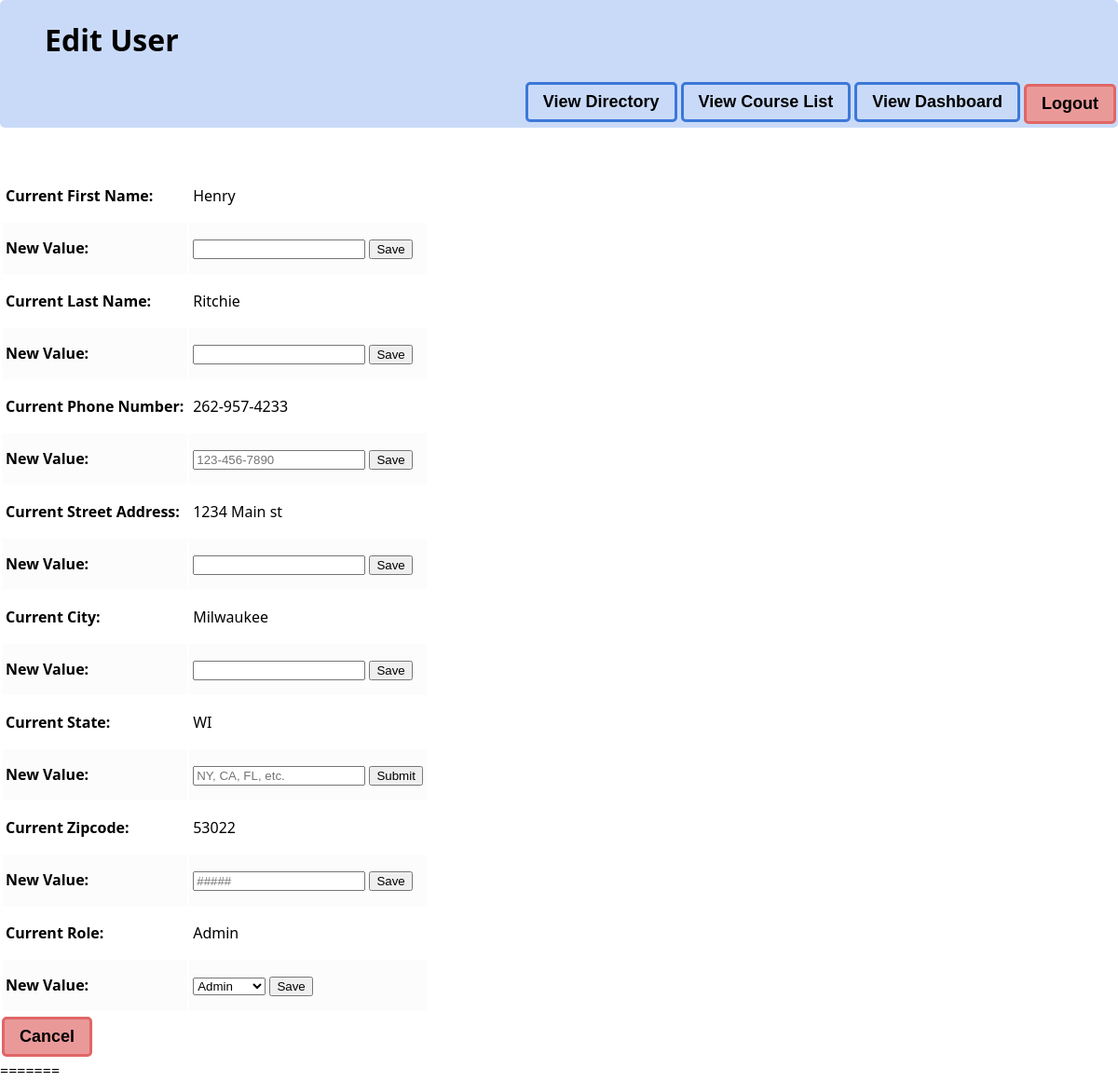
Before: /edituser/ (signed in) with the older database file.
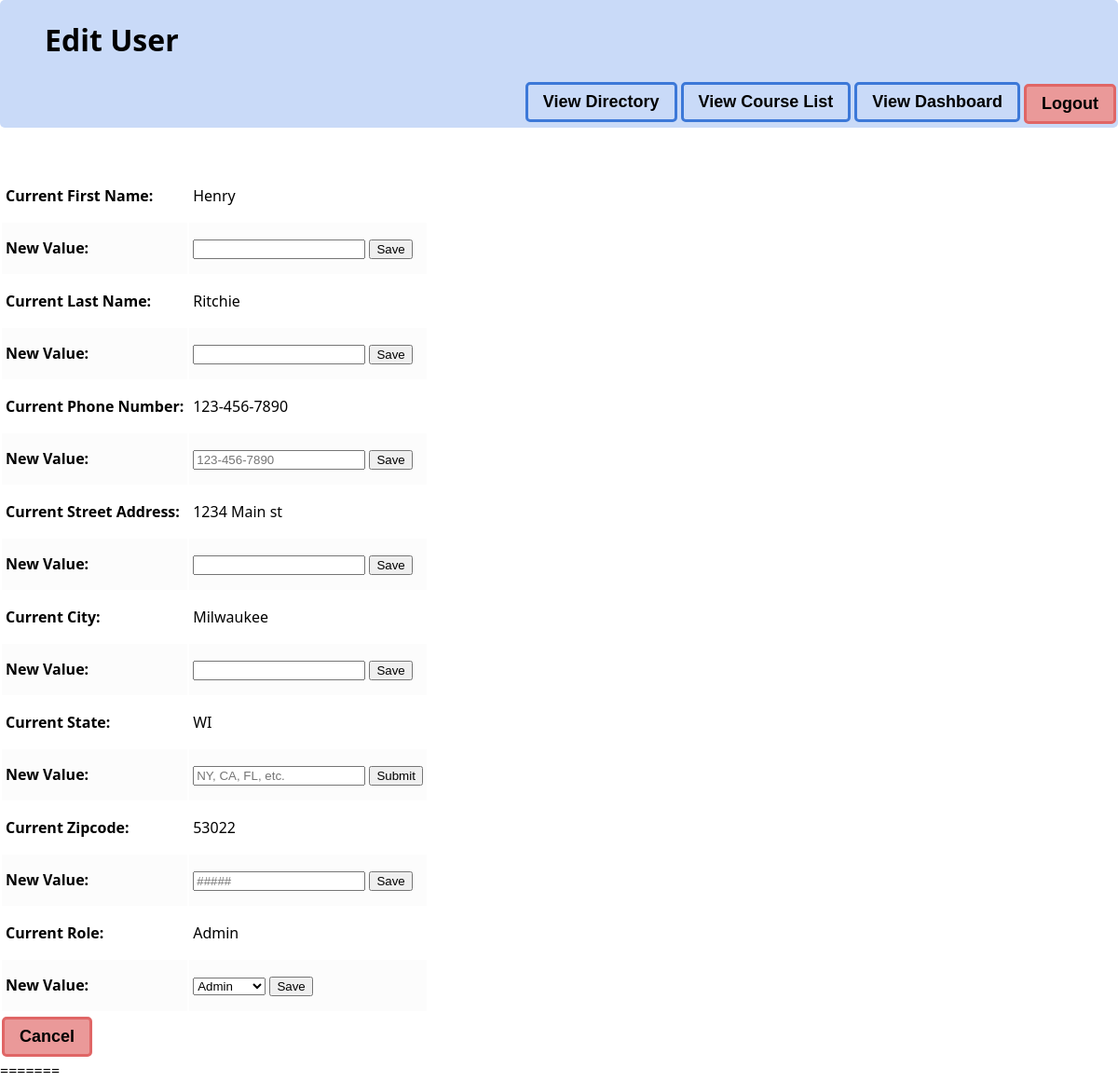
After: the same page with the newer database file.
### SchedulingApp/models.py (models this page shows)
class MyUser(models.Model):
    email = models.CharField(max_length=30, default="default@uwm.edu", editable=True)
    password = models.CharField(max_length=20, default="defaultpassword", editable=True)
    firstName = models.CharField(max_length=20, default="defaultfirstname", editable=True)
    lastName = models.CharField(max_length=20, default="defaultlastname", editable=True)
    phoneNumber = models.CharField(max_length=20, default="defaultphonenumber", editable=True)
    streetAddress = models.CharField(max_length=100, default="1234 Main st", editable=True)
    city = models.CharField(max_length=20, default="Milwaukee", editable=True)
    state = models.CharField(max_length=2, default="WI", editable=True)
    zipcode = models.CharField(default="53206",max_length=10, editable=True)
    ROLE_CHOICES = [
        ("admin", "Admin"),
        ("instructor", "Instructor"),
        ("ta", "TA")
    ]
    role = models.CharField(max_length=10, choices=ROLE_CHOICES, default="ad", editable=True)
    bio = models.TextField(default="No bio added.", max_length=500, editable=True)
    def __str__(self):
        return self.firstName + " " + self.lastName

### SchedulingApp/views.py (the view, shortened to what this page needs)
# urls.py: path('edituser/', EditUser.as_view()),
class EditUser(View):
    def get(self, request):
        if "email" and "role" in request.session:
            if 'selecteduser' not in request.session:
                return redirect("/directory/")
            if request.session['role'] != "admin" and request.session['selecteduser'] != request.session['email']:
                return redirect("/directory/")
            else:
                return render(request, "edituser.html",{"user": func_UserAsDict(request.session['selecteduser']), 'role': request.session['role']})
        else:
            return redirect("/")

### SchedulingApp/Model_Classes/Template_Dicts_Functions.py (called while the page is built)
def func_AscendingSectionList(section_bin):
    sectionList = []
    for section in section_bin:
        thisdict = {
            "title": section.__str__(),
            "id": section.id,
        }
        sectionList.append(thisdict)
    alphabetical = sorted(sectionList, key=itemgetter('title'))
    return alphabetical

def func_AlphabeticalCourseList(course_bin):
    courseList = []
    for course in course_bin:
        thisdict = {
            "title": course.__str__(),
            "id": course.id,
            "semester": course.semester.capitalize(),
            "year": course.year
        }
        courseList.append(thisdict)
    alphabetical = sorted(courseList, key=itemgetter('title'))
    return alphabetical

### SchedulingApp/models.py (called while the page is built)
    def __str__(self):
        return self.department + " " + str(self.courseNumber) + " " + self.name

### templates/edituser.html (shortened to what this page needs)
<!DOCTYPE html>
{% load static %}
<html lang="en">
<head>
    <link href="{% static 'edituser.css' %}" rel="stylesheet" type="text/css">
</head>
<body id="wrapper">
<div id="navlist">
    <h1>Edit User</h1>
    <form action="/edituser/" method="post">
        <button type="submit" name="navigation" value="logout" class="redbutton">Logout</button>
    </form>
    <form action="/edituser/" method="post">
        <button type="submit" name="navigation" value="dashboard" class="bluebutton">View Dashboard</button>
    </form>
    <form action="/edituser/" method="post">
        <button type="submit" name="navigation" value="courselist" class="bluebutton">View Course List</button>
    </form>
    <form action="/edituser/" method="post">
        <button type="submit" name="navigation" value="directory" class="bluebutton">View Directory</button>
    </form>
</div>
<br>
<br>
<table id="myTable">
    <tr>
        <td class="label">Current First Name:</td>
        <td>{{ user.firstname }}</td>
    </tr>
    <tr>
        <td class="label">New Value:</td>
        <td>
            <form action="/edituser/" method="post">
                <input type="text" name="firstname"> <input type="submit" value="Save"></form>
        </td>
    </tr>
    <tr>
        <td class="label">Current Last Name:</td>
        <td>{{ user.lastname }}</td>
    </tr>
    <tr>
        <td class="label">New Value:</td>
        <td>
            <form action="/edituser/" method="post">
                <input type="text" name="lastname"> <input type="submit" value="Save"></form>
        </td>
    </tr>
    <tr>
        <td class="label">Current Phone Number:</td>
        <td>{{ user.phonenumber }}</td>
    </tr>
    <tr>
        <td class="label">New Value:</td>
        <td>
            <form action="/edituser/" method="post">
                <input type="tel" pattern="[0-9]{3}-[0-9]{3}-[0-9]{4}" placeholder="123-456-7890" name="phonenumber">
                <input type="submit" value="Save"></form>
        </td>
    </tr>
    <tr>
        <td class="label">Current Street Address:</td>
        <td>{{ user.streetaddress }}</td>
    </tr>
    <tr>
        <td class="label">New Value:</td>
        <td>
            <form action="/edituser/" method="post">
                <input type="text" name="streetaddress"> <input type="submit" value="Save"></form>
        </td>
    </tr>
    <tr>
        <td class="label">Current City:</td>
        <td>{{ user.city }}</td>
    </tr>
    <tr>
        <td class="label">New Value:</td>
        <td>
            <form action="/edituser/" method="post">
                <input type="text" name="city"> <input type="submit" value="Save"></form>
        </td>
    </tr>
    <tr>
        <td class="label">Current State:</td>
        <td>{{ user.state }}</td>
    </tr>
    <tr>
        <td class="label">New Value:</td>
        <td>
            <form action="/edituser/" method="post">
                <input type="text" name="state" placeholder="NY, CA, FL, etc."> <input type="submit"></form>
        </td>
    </tr>
    <tr>
        <td class="label">Current Zipcode:</td>
        <td>{{ user.zipcode }}</td>
    </tr>
    <tr>
        <td class="label">New Value:</td>
        <td>
            <form action="/edituser/" method="post">
                <input type="text" name="zipcode" placeholder="#####"> <input type="submit" value="Save"></form>
        </td>
    </tr>
    {% if role == 'admin' %}
    <tr>
        <td class="label">Current Role:</td>
        <td>{{ user.role }}</td>
    </tr>
    <tr>
        <td class="label">New Value:</td>
        <td>
            <form action="/edituser/" method="post">
                <select name="role" id="role" required>
                    <option value="admin">Admin</option>
                </select>
                <input type="submit" value="Save"></form>
        </td>
    </tr>
    {% endif %}
</table>
<form action="/edituser/" method="post">
    <button type="submit" name="navigation" value="cancel" class="redbutton">Cancel</button>
</form>
=======
</body>
</html>

Changed rows visible on the page:
changed MyUser "Henry": phonenumber "262-957-4233" → "123-456-7890"
